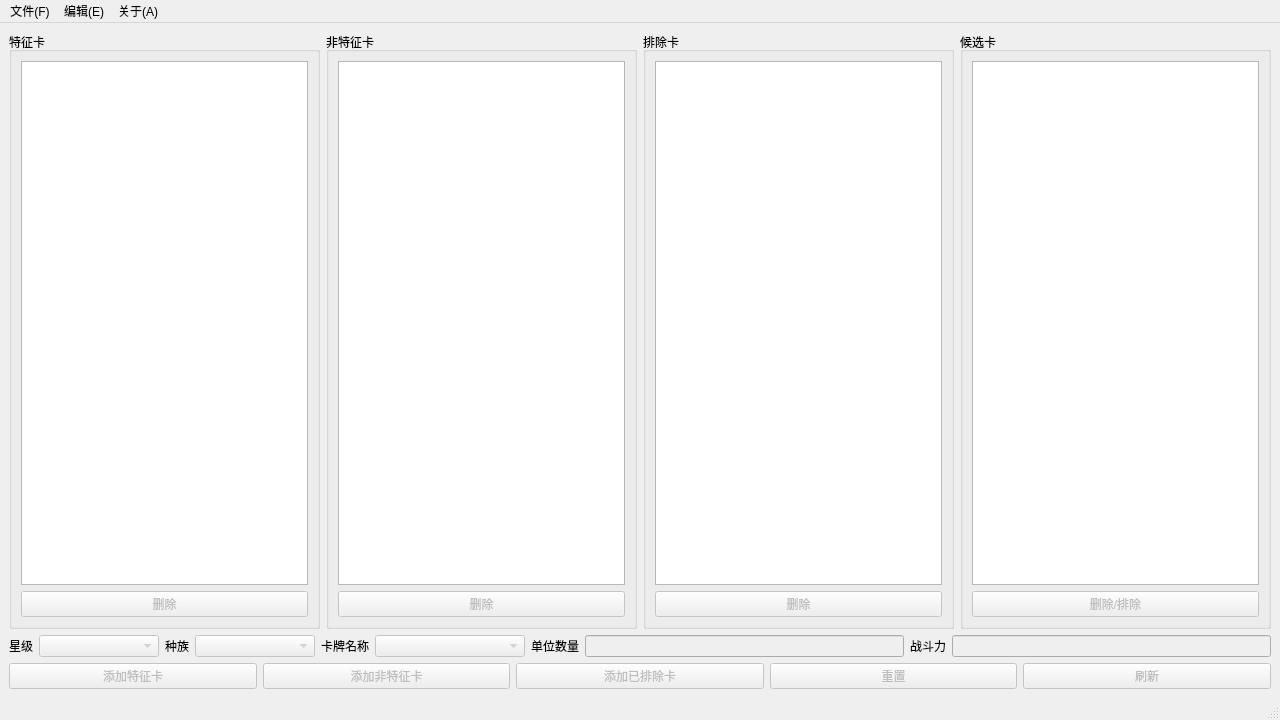
<?xml version="1.0" encoding="UTF-8"?>
<ui version="4.0">
 <class>MainWindow</class>
 <widget class="QMainWindow" name="MainWindow">
  <property name="geometry">
   <rect>
    <x>0</x>
    <y>0</y>
    <width>1280</width>
    <height>720</height>
   </rect>
  </property>
  <property name="sizePolicy">
   <sizepolicy hsizetype="Fixed" vsizetype="Fixed">
    <horstretch>0</horstretch>
    <verstretch>0</verstretch>
   </sizepolicy>
  </property>
  <property name="minimumSize">
   <size>
    <width>1280</width>
    <height>720</height>
   </size>
  </property>
  <property name="maximumSize">
   <size>
    <width>1280</width>
    <height>720</height>
   </size>
  </property>
  <property name="windowTitle">
   <string>星际酒馆泽拉图预言牌筛选器</string>
  </property>
  <widget class="QWidget" name="centralwidget">
   <layout class="QVBoxLayout" name="verticalLayout_2">
    <item>
     <layout class="QHBoxLayout" name="horizontalLayout">
      <item>
       <widget class="QGroupBox" name="groupBox">
        <property name="title">
         <string>特征卡</string>
        </property>
        <property name="flat">
         <bool>false</bool>
        </property>
        <property name="checkable">
         <bool>false</bool>
        </property>
        <layout class="QVBoxLayout" name="verticalLayout">
         <item>
          <widget class="QListView" name="listViewFeature"/>
         </item>
         <item>
          <widget class="QPushButton" name="pushButtonDel">
           <property name="enabled">
            <bool>false</bool>
           </property>
           <property name="text">
            <string>删除</string>
           </property>
          </widget>
         </item>
        </layout>
       </widget>
      </item>
      <item>
       <widget class="QGroupBox" name="groupBox_2">
        <property name="title">
         <string>非特征卡</string>
        </property>
        <property name="flat">
         <bool>false</bool>
        </property>
        <property name="checkable">
         <bool>false</bool>
        </property>
        <layout class="QVBoxLayout" name="verticalLayout_5">
         <item>
          <widget class="QListView" name="listViewNoFeature"/>
         </item>
         <item>
          <widget class="QPushButton" name="pushButtonDel2">
           <property name="enabled">
            <bool>false</bool>
           </property>
           <property name="text">
            <string>删除</string>
           </property>
          </widget>
         </item>
        </layout>
       </widget>
      </item>
      <item>
       <widget class="QGroupBox" name="groupBox_3">
        <property name="title">
         <string>排除卡</string>
        </property>
        <property name="flat">
         <bool>false</bool>
        </property>
        <property name="checkable">
         <bool>false</bool>
        </property>
        <layout class="QVBoxLayout" name="verticalLayout_6">
         <item>
          <widget class="QListView" name="listViewExcept"/>
         </item>
         <item>
          <widget class="QPushButton" name="pushButtonDel3">
           <property name="enabled">
            <bool>false</bool>
           </property>
           <property name="text">
            <string>删除</string>
           </property>
          </widget>
         </item>
        </layout>
       </widget>
      </item>
      <item>
       <widget class="QGroupBox" name="groupBox_4">
        <property name="title">
         <string>候选卡</string>
        </property>
        <property name="flat">
         <bool>false</bool>
        </property>
        <property name="checkable">
         <bool>false</bool>
        </property>
        <layout class="QVBoxLayout" name="verticalLayout_7">
         <item>
          <widget class="QListView" name="listViewPossible"/>
         </item>
         <item>
          <widget class="QPushButton" name="pushButtonDel4">
           <property name="enabled">
            <bool>false</bool>
           </property>
           <property name="text">
            <string>删除/排除</string>
           </property>
          </widget>
         </item>
        </layout>
       </widget>
      </item>
     </layout>
    </item>
    <item>
     <layout class="QHBoxLayout" name="horizontalLayout_2">
      <item>
       <widget class="QLabel" name="label">
        <property name="layoutDirection">
         <enum>Qt::LeftToRight</enum>
        </property>
        <property name="text">
         <string>星级</string>
        </property>
        <property name="alignment">
         <set>Qt::AlignCenter</set>
        </property>
       </widget>
      </item>
      <item>
       <widget class="QComboBox" name="comboBoxStar">
        <property name="enabled">
         <bool>false</bool>
        </property>
        <property name="minimumSize">
         <size>
          <width>120</width>
          <height>0</height>
         </size>
        </property>
        <property name="maximumSize">
         <size>
          <width>120</width>
          <height>16777215</height>
         </size>
        </property>
       </widget>
      </item>
      <item>
       <widget class="QLabel" name="label_2">
        <property name="text">
         <string>种族</string>
        </property>
        <property name="alignment">
         <set>Qt::AlignCenter</set>
        </property>
       </widget>
      </item>
      <item>
       <widget class="QComboBox" name="comboBoxRace">
        <property name="enabled">
         <bool>false</bool>
        </property>
        <property name="minimumSize">
         <size>
          <width>120</width>
          <height>0</height>
         </size>
        </property>
        <property name="maximumSize">
         <size>
          <width>120</width>
          <height>16777215</height>
         </size>
        </property>
       </widget>
      </item>
      <item>
       <widget class="QLabel" name="label_3">
        <property name="text">
         <string>卡牌名称</string>
        </property>
       </widget>
      </item>
      <item>
       <widget class="QComboBox" name="comboBoxName">
        <property name="enabled">
         <bool>false</bool>
        </property>
        <property name="minimumSize">
         <size>
          <width>150</width>
          <height>0</height>
         </size>
        </property>
        <property name="maximumSize">
         <size>
          <width>150</width>
          <height>16777215</height>
         </size>
        </property>
       </widget>
      </item>
      <item>
       <widget class="QLabel" name="label_4">
        <property name="text">
         <string>单位数量</string>
        </property>
        <property name="alignment">
         <set>Qt::AlignCenter</set>
        </property>
       </widget>
      </item>
      <item>
       <widget class="QLineEdit" name="lineEditNumber">
        <property name="enabled">
         <bool>false</bool>
        </property>
       </widget>
      </item>
      <item>
       <widget class="QLabel" name="label_5">
        <property name="text">
         <string>战斗力</string>
        </property>
        <property name="alignment">
         <set>Qt::AlignCenter</set>
        </property>
       </widget>
      </item>
      <item>
       <widget class="QLineEdit" name="lineEditPower">
        <property name="enabled">
         <bool>false</bool>
        </property>
       </widget>
      </item>
     </layout>
    </item>
    <item>
     <layout class="QHBoxLayout" name="horizontalLayout_3">
      <item>
       <widget class="QPushButton" name="pushButtonAddFeature">
        <property name="enabled">
         <bool>false</bool>
        </property>
        <property name="text">
         <string>添加特征卡</string>
        </property>
       </widget>
      </item>
      <item>
       <widget class="QPushButton" name="pushButtonAddNoFeature">
        <property name="enabled">
         <bool>false</bool>
        </property>
        <property name="text">
         <string>添加非特征卡</string>
        </property>
       </widget>
      </item>
      <item>
       <widget class="QPushButton" name="pushButtonAddExcept">
        <property name="enabled">
         <bool>false</bool>
        </property>
        <property name="text">
         <string>添加已排除卡</string>
        </property>
       </widget>
      </item>
      <item>
       <widget class="QPushButton" name="pushButtonReset">
        <property name="enabled">
         <bool>false</bool>
        </property>
        <property name="text">
         <string>重置</string>
        </property>
       </widget>
      </item>
      <item>
       <widget class="QPushButton" name="pushButtonRefresh">
        <property name="enabled">
         <bool>false</bool>
        </property>
        <property name="text">
         <string>刷新</string>
        </property>
       </widget>
      </item>
     </layout>
    </item>
   </layout>
  </widget>
  <widget class="QMenuBar" name="menubar">
   <property name="geometry">
    <rect>
     <x>0</x>
     <y>0</y>
     <width>1280</width>
     <height>28</height>
    </rect>
   </property>
   <widget class="QMenu" name="menuFile">
    <property name="title">
     <string>文件(F)</string>
    </property>
    <addaction name="actionHelp"/>
    <addaction name="separator"/>
    <addaction name="actionPackageManager"/>
    <addaction name="actionRuleSettings"/>
    <addaction name="separator"/>
    <addaction name="actionPreferences"/>
    <addaction name="actionCheckUpdate"/>
    <addaction name="separator"/>
    <addaction name="actionExit"/>
   </widget>
   <widget class="QMenu" name="menuEdit">
    <property name="title">
     <string>编辑(E)</string>
    </property>
    <addaction name="actionRefresh"/>
    <addaction name="actionRefreshAuto"/>
    <addaction name="separator"/>
    <addaction name="actionUndoFilter"/>
    <addaction name="actionRedoFilter"/>
    <addaction name="separator"/>
    <addaction name="actionReset"/>
   </widget>
   <widget class="QMenu" name="menuAbout">
    <property name="title">
     <string>关于(A)</string>
    </property>
    <addaction name="actionAboutApp"/>
    <addaction name="actionAboutQt"/>
   </widget>
   <addaction name="menuFile"/>
   <addaction name="menuEdit"/>
   <addaction name="menuAbout"/>
  </widget>
  <widget class="QStatusBar" name="statusbar"/>
  <action name="actionPackageManager">
   <property name="enabled">
    <bool>false</bool>
   </property>
   <property name="text">
    <string>卡包管理(未完成)</string>
   </property>
   <property name="shortcut">
    <string>Ctrl+O</string>
   </property>
  </action>
  <action name="actionPreferences">
   <property name="enabled">
    <bool>false</bool>
   </property>
   <property name="text">
    <string>首选项(未完成)</string>
   </property>
   <property name="shortcut">
    <string>Ctrl+,</string>
   </property>
  </action>
  <action name="actionExit">
   <property name="text">
    <string>退出</string>
   </property>
   <property name="shortcut">
    <string>Ctrl+Q</string>
   </property>
  </action>
  <action name="actionUndoFilter">
   <property name="enabled">
    <bool>false</bool>
   </property>
   <property name="text">
    <string>上一步(未完成)</string>
   </property>
   <property name="shortcut">
    <string>Ctrl+Z</string>
   </property>
  </action>
  <action name="actionRedoFilter">
   <property name="enabled">
    <bool>false</bool>
   </property>
   <property name="text">
    <string>下一步(未完成)</string>
   </property>
   <property name="shortcut">
    <string>Ctrl+Y</string>
   </property>
  </action>
  <action name="actionReset">
   <property name="enabled">
    <bool>false</bool>
   </property>
   <property name="text">
    <string>重置</string>
   </property>
   <property name="shortcut">
    <string>Ctrl+R</string>
   </property>
  </action>
  <action name="actionHelp">
   <property name="enabled">
    <bool>false</bool>
   </property>
   <property name="text">
    <string>查看帮助(未完成)</string>
   </property>
   <property name="shortcut">
    <string>F1</string>
   </property>
  </action>
  <action name="actionCheckUpdate">
   <property name="enabled">
    <bool>false</bool>
   </property>
   <property name="text">
    <string>检查更新(未完成)</string>
   </property>
   <property name="shortcut">
    <string>Ctrl+U</string>
   </property>
  </action>
  <action name="actionAboutApp">
   <property name="text">
    <string>关于本程序</string>
   </property>
   <property name="shortcut">
    <string>Ctrl+I</string>
   </property>
  </action>
  <action name="actionAboutQt">
   <property name="text">
    <string>关于QT</string>
   </property>
   <property name="shortcut">
    <string>Ctrl+Shift+I</string>
   </property>
  </action>
  <action name="actionRuleSettings">
   <property name="enabled">
    <bool>false</bool>
   </property>
   <property name="text">
    <string>规则设置(未完成)</string>
   </property>
   <property name="shortcut">
    <string>Ctrl+P</string>
   </property>
  </action>
  <action name="actionRefresh">
   <property name="enabled">
    <bool>false</bool>
   </property>
   <property name="text">
    <string>刷新</string>
   </property>
   <property name="shortcut">
    <string>F5</string>
   </property>
  </action>
  <action name="actionRefreshAuto">
   <property name="checkable">
    <bool>true</bool>
   </property>
   <property name="enabled">
    <bool>false</bool>
   </property>
   <property name="text">
    <string>自动刷新</string>
   </property>
   <property name="shortcut">
    <string>Ctrl+F5</string>
   </property>
  </action>
 </widget>
 <resources/>
 <connections/>
</ui>
